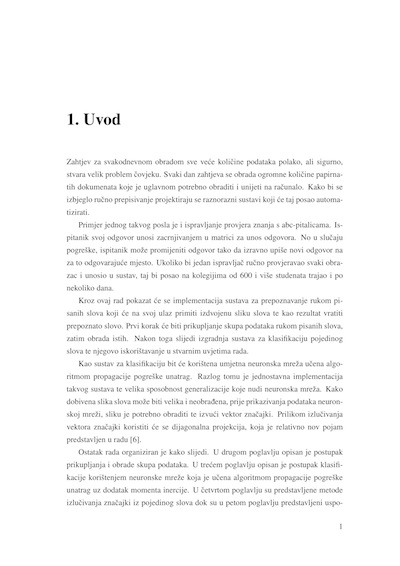
#> input picture data/new.jpg, 400 x 566 px, found by its file name
$ python binarizer.py
#> lines starting #> are read from the running program, lines starting #| are printed output that depends on the picture; after the words box and inside, x2 and y2 are one past the last pixel; in counts of white or black regions, pixels touching at a corner belong together
import os
import cv2
import numpy as np

def otsu_binarize(image):
    _, output_image = cv2.threshold(image, 0, 255, cv2.THRESH_BINARY + cv2.THRESH_OTSU)
    return output_image

def erode(image, kernel_size=(3, 3), iterations=1):
    kernel = np.ones(kernel_size, np.uint8)
    eroded_image = cv2.erode(image, kernel, iterations=iterations)
    return eroded_image

def preprocess(image):
    # blur out tiny imperfections and dots
    image = cv2.medianBlur(image, 3)
    return image

def process(image):
    return otsu_binarize(image)

def main():
    input_image = cv2.imread('./new.jpg', cv2.IMREAD_GRAYSCALE)
#> input_image is the input picture: shape (566, 400); min 0, max 255, mean 248.1
    output_image = process(input_image)
#> in otsu_binarize, `_, output_image = cv2.threshold(image, 0, 255, cv2.THRESH_BINARY + cv2..`:
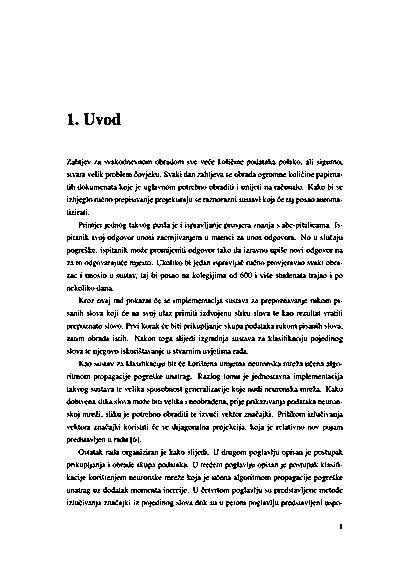
#> output_image: shape (566, 400); 92.1% white; black in thin lines or dots, all inside (x1, y1, x2, y2) = (66, 113, 343, 529)
    cv2.imshow('image', output_image)
    cv2.waitKey(0)
    cv2.destroyAllWindows()

if __name__ == '__main__':
    main()

$ run again, with data/calibri_12.jpg copied over data/new.jpg
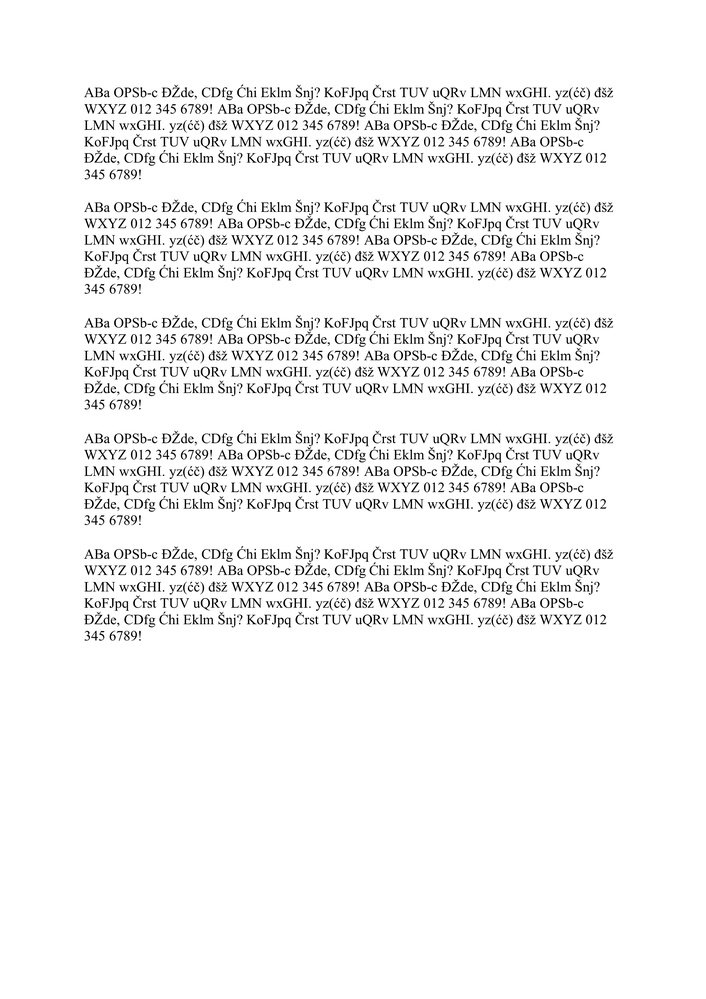
#> input picture data/calibri_12.jpg, 706 x 999 px, shrunk from 2479 x 3508 before the run, found by its file name
#> in main, input_image is the input picture: shape (999, 706); min 0, max 255, mean 242.8
#> in otsu_binarize, `_, output_image = cv2.threshold(image, 0, 255, cv2.THRESH_BINARY + cv2..`:
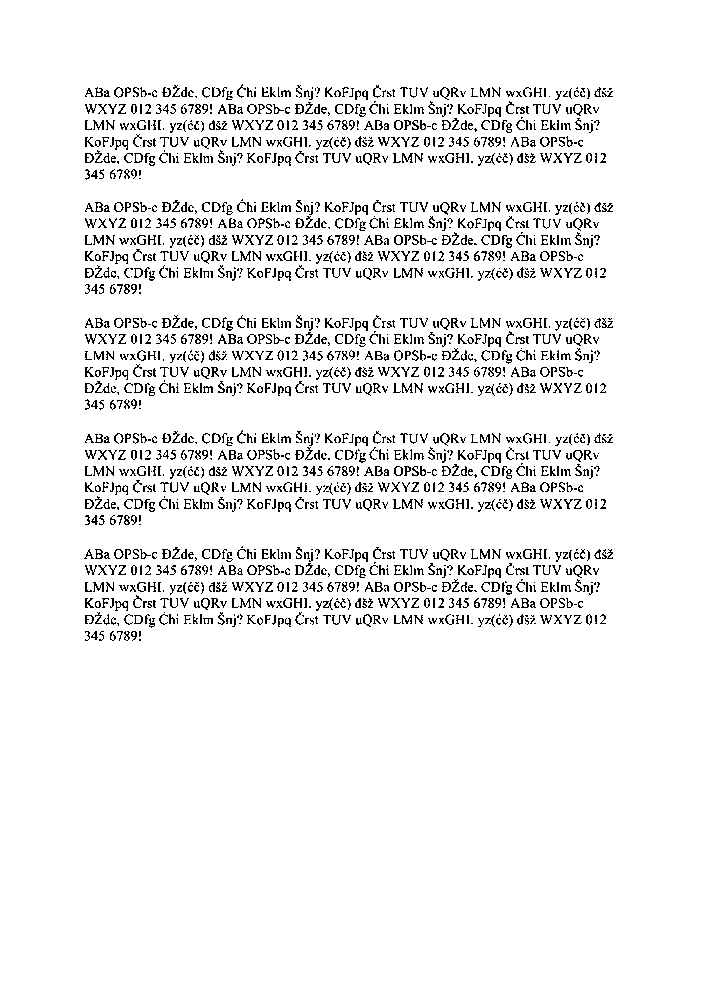
#> output_image: shape (999, 706); 94% white; black in thin lines or dots, all inside (x1, y1, x2, y2) = (84, 84, 613, 641)
